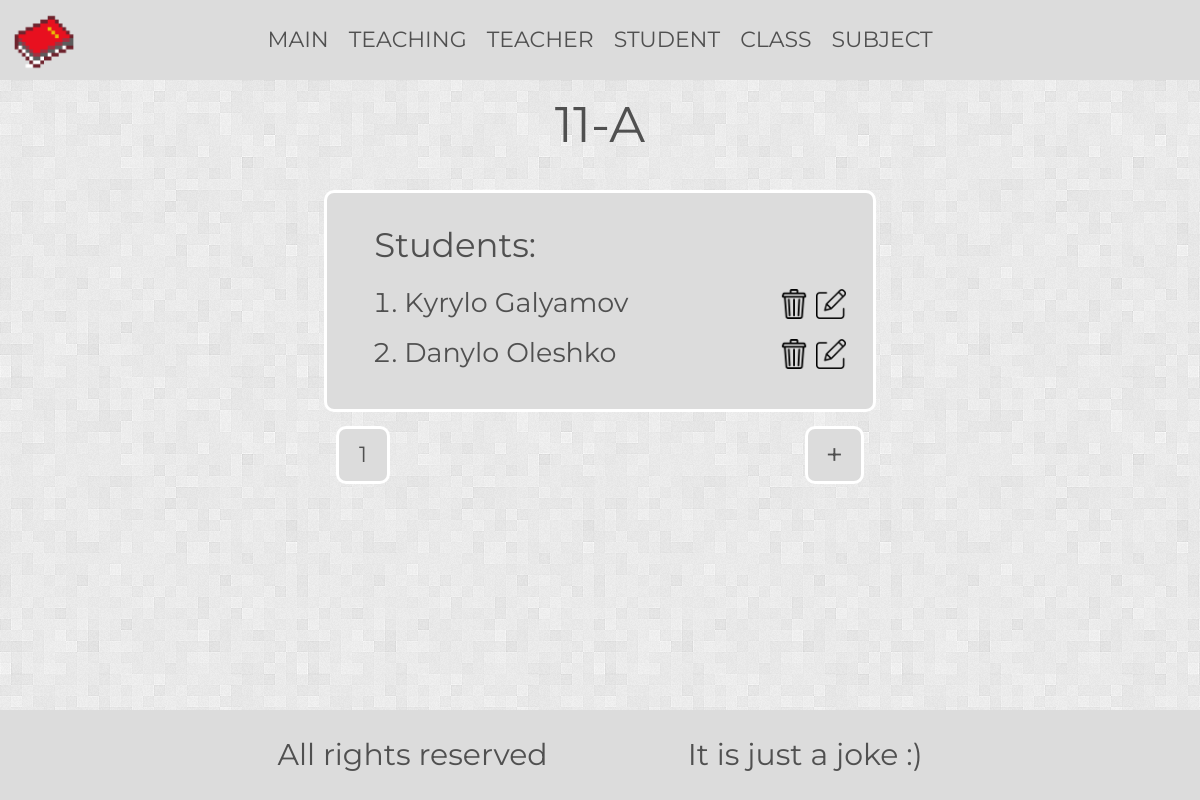
The app's page /show_students/1, older data.
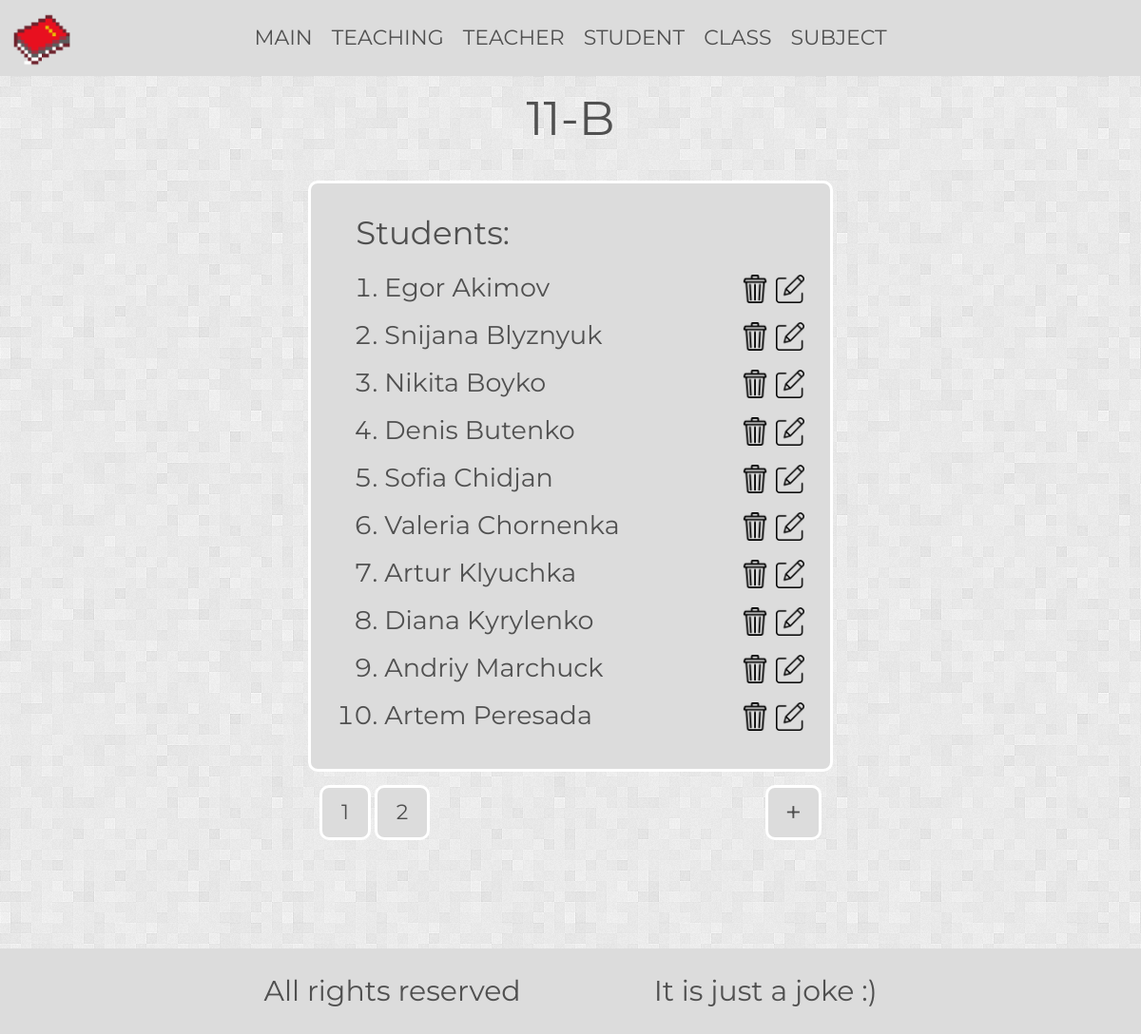
The same page, newer data.
### school_data/models.py (models this page shows, shortened)
class Group(db.Model):
    id = db.Column(db.Integer, primary_key=True)
    name = db.Column(db.String(4), nullable=False, unique=True)
    students = db.relationship('Student', backref='group')
    teachingS = db.relationship('Teaching', back_populates='group')
    def __repr__(self):
        return f"{self.name}"

class Student(db.Model):
    id = db.Column(db.Integer, primary_key=True)
    name = db.Column(db.String(50), nullable=False)
    surname = db.Column(db.String(50), nullable=False)
    group_id = db.Column(db.Integer, db.ForeignKey('group.id'), nullable=False)

### school_data/students/routes.py (the view)
@students.route('/show_students/<int:group_id>', methods=["GET", "POST"])
def show_students(group_id):
    page = request.args.get("page", 1, type=int)
    current_group = Group.query.get_or_404(group_id)
    students_group = db.paginate(
        db.select(Student).filter_by(group_id=group_id).order_by(Student.surname.asc()), page=page, per_page=10
    )
    return render_template('students.html', students_group=students_group, current_group=current_group, page=page)

### school_data/students/routes.py (called while the page is built)
@students.after_request
def save_response(response):
    return url_history_util.save_response(response)

### school_data/utils/url_history_util.py (called while the page is built)
def save_response(response):
    if request.method == 'POST':
        return response
    if request.endpoint == 'static':
        return response
    history = session.get('history', [])
    if history:
        if (history[-1][0] == request.endpoint and
                history[-1][1] == request.view_args):
            return response
    history.append([
        request.endpoint,
        request.view_args,
        response.status_code
    ])
    session['history'] = history[-5:]
    return response

### school_data/templates/students.html (shortened to what this page needs)
{% extends 'base.html'%}
{% block content%}
    <div>
        <h1 class="h1">{{current_group}}</h1>
        <div class="groups__frame">
            <div class="ol__box">
                <h2 class="peoples__relative">Students:</h2>
              <ol class="ol__block">
                  <div class="li__box">
                    {% for student in students_group.items %}
                      <li>
                          <div class="people__box">
                              <span>{{ student.name }} {{ student.surname }}</span>
                              <span>
                                  <a href={{url_for('students.delete_student', id=student.id) }}><img class="delete__thing" src={{url_for('static', filename='img/trash.png')}}></a>
                                  <a href={{url_for('students.edit_student', id=student.id) }}><img class="edit__pencil" src={{url_for('static', filename='img/edit_pencil.png')}}></a>
                              </span>
                          </div>
                      </li>
                    {% endfor %}
                  </div>
              </ol>
            </div>
        </div>
        <div class="tool__box">
            <div>
                {% for page_num in students_group.iter_pages(left_edge=1, right_edge=1, left_current=1, right_current=1) %}
                    {% if page_num %}
                        <a class="page__box" href={{url_for('students.show_students', group_id=current_group.id, page=page_num)}}>{{ page_num }}</a>
                    {% else %}
                        <span class="between__page">...</span>
                    {% endif %}
                {% endfor %}
            </div>
            <div>
                 <a class="add__people__box" href={{url_for('students.add_student', group_id=current_group.id)}}>+</a>
            </div>
        </div>
    </div>
{% endblock %}

Row changes from the older to the newer data that the page shows:
removed Student: name "Kyrylo", surname "Galyamov"
no longer on this page (row edited): Student: name "Danylo", surname "Oleshko"
changed Group: name "11-A" → "11-B"
added Student: name "Egor", surname "Akimov"
added Student: name "Snijana", surname "Blyznyuk"
added Student: name "Nikita", surname "Boyko"
added Student: name "Denis", surname "Butenko"
added Student: name "Sofia", surname "Chidjan"
added Student: name "Valeria", surname "Chornenka"
added Student: name "Artur", surname "Klyuchka"
added Student: name "Diana", surname "Kyrylenko"
added Student: name "Andriy", surname "Marchuck"
now on this page (row edited): Student: name "Artem", surname "Peresada"
Text that changed along with them:
new list line: "2"
